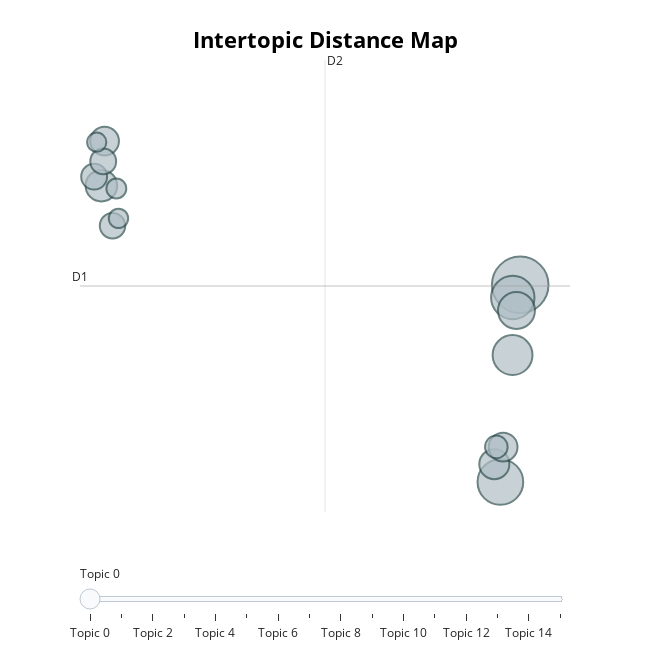

Here is the notebook cell this chart was saved with:
### Code cell
topic_model.visualize_topics()

### Figure 1 — Plotly figure (JSON) as saved in the notebook; plotly's stock layout.template omitted (floating-point values rounded to 4 significant figures)
{"data": [{"customdata": [[0, "vaccine | covid | technology | shot | vaccinated", 1102], [1, "covid | miss | eye | tear | test", 718], [2, "technology | information | wait | covid | pandemic", 648], [3, "pandemic | time | wait | inflation | economy", 547], [4, "ending | covid | trump | pandemic | ha", 470], [5, "china | chinese | leak | covid | pandemic", 343], [6, "time | technology | information | covid | miss", 311], [7, "mask | wear | covid | study | masking", 286], [8, "covid | death | died | million | like", 284], [9, "fauci | dr | lab | trump | crack", 230], [10, "conspiracy | covid | time | theory | truth", 229], [11, "time | covid | people | hell | day", 223], [12, "scam | covid | sweden | fund | fraud", 176], [13, "covid | patient | hospital | care | flu", 136], [14, "biden | trump | pandemic | covid | republican", 130], [15, "covid | scientist | virus | government | conspiracy", 127]], "hovertemplate": "<b>Topic %{customdata[0]}</b><br>%{customdata[1]}<br>Size: %{customdata[2]}", "legendgroup": "", "marker": {"color": "#B0BEC5", "line": {"color": "DarkSlateGrey", "width": 2}, "size": [1102, 718, 648, 547, 470, 343, 311, 286, 284, 230, 229, 223, 176, 136, 130, 127], "sizemode": "area", "sizeref": 0.6887, "symbol": "circle"}, "mode": "markers", "name": "", "orientation": "v", "showlegend": false, "type": "scatter", "x": [24.99, 23.5, 24.43, 24.41, 24.71, -6.549, 23.04, 23.7, -6.308, -7.095, -6.412, -5.709, 23.19, -5.422, -5.263, -6.9], "xaxis": "x", "y": [6.693, 3.37, 6.479, 5.51, 6.26, 8.364, 3.67, 3.959, 9.115, 8.516, 8.774, 7.69, 3.962, 8.316, 7.813, 9.097], "yaxis": "y"}], "layout": {"annotations": [{"showarrow": false, "text": "D1", "x": -8.159, "y": 6.673, "yshift": 10}, {"showarrow": false, "text": "D2", "x": 10.29, "xshift": 10, "y": 10.48}], "height": 650, "hoverlabel": {"bgcolor": "white", "font": {"family": "Rockwell", "size": 16}}, "legend": {"itemsizing": "constant", "tracegroupgap": 0}, "margin": {"t": 60}, "shapes": [{"line": {"color": "#CFD8DC", "width": 2}, "type": "line", "x0": 10.29, "x1": 10.29, "y0": 2.864, "y1": 10.48}, {"line": {"color": "#9E9E9E", "width": 2}, "type": "line", "x0": -8.159, "x1": 28.74, "y0": 6.673, "y1": 6.673}], "sliders": [{"active": 0, "pad": {"t": 50}, "steps": [{"args": [{"marker.color": [["red", "#B0BEC5", "#B0BEC5", "#B0BEC5", "#B0BEC5", "#B0BEC5", "#B0BEC5", "#B0BEC5", "#B0BEC5", "#B0BEC5", "#B0BEC5", "#B0BEC5", "#B0BEC5", "#B0BEC5", "#B0BEC5", "#B0BEC5"]]}], "label": "Topic 0", "method": "update"}, {"args": [{"marker.color": [["#B0BEC5", "red", "#B0BEC5", "#B0BEC5", "#B0BEC5", "#B0BEC5", "#B0BEC5", "#B0BEC5", "#B0BEC5", "#B0BEC5", "#B0BEC5", "#B0BEC5", "#B0BEC5", "#B0BEC5", "#B0BEC5", "#B0BEC5"]]}], "label": "Topic 1", "method": "update"}, {"args": [{"marker.color": [["#B0BEC5", "#B0BEC5", "red", "#B0BEC5", "#B0BEC5", "#B0BEC5", "#B0BEC5", "#B0BEC5", "#B0BEC5", "#B0BEC5", "#B0BEC5", "#B0BEC5", "#B0BEC5", "#B0BEC5", "#B0BEC5", "#B0BEC5"]]}], "label": "Topic 2", "method": "update"}, {"args": [{"marker.color": [["#B0BEC5", "#B0BEC5", "#B0BEC5", "red", "#B0BEC5", "#B0BEC5", "#B0BEC5", "#B0BEC5", "#B0BEC5", "#B0BEC5", "#B0BEC5", "#B0BEC5", "#B0BEC5", "#B0BEC5", "#B0BEC5", "#B0BEC5"]]}], "label": "Topic 3", "method": "update"}, {"args": [{"marker.color": [["#B0BEC5", "#B0BEC5", "#B0BEC5", "#B0BEC5", "red", "#B0BEC5", "#B0BEC5", "#B0BEC5", "#B0BEC5", "#B0BEC5", "#B0BEC5", "#B0BEC5", "#B0BEC5", "#B0BEC5", "#B0BEC5", "#B0BEC5"]]}], "label": "Topic 4", "method": "update"}, {"args": [{"marker.color": [["#B0BEC5", "#B0BEC5", "#B0BEC5", "#B0BEC5", "#B0BEC5", "red", "#B0BEC5", "#B0BEC5", "#B0BEC5", "#B0BEC5", "#B0BEC5", "#B0BEC5", "#B0BEC5", "#B0BEC5", "#B0BEC5", "#B0BEC5"]]}], "label": "Topic 5", "method": "update"}, {"args": [{"marker.color": [["#B0BEC5", "#B0BEC5", "#B0BEC5", "#B0BEC5", "#B0BEC5", "#B0BEC5", "red", "#B0BEC5", "#B0BEC5", "#B0BEC5", "#B0BEC5", "#B0BEC5", "#B0BEC5", "#B0BEC5", "#B0BEC5", "#B0BEC5"]]}], "label": "Topic 6", "method": "update"}, {"args": [{"marker.color": [["#B0BEC5", "#B0BEC5", "#B0BEC5", "#B0BEC5", "#B0BEC5", "#B0BEC5", "#B0BEC5", "red", "#B0BEC5", "#B0BEC5", "#B0BEC5", "#B0BEC5", "#B0BEC5", "#B0BEC5", "#B0BEC5", "#B0BEC5"]]}], "label": "Topic 7", "method": "update"}, {"args": [{"marker.color": [["#B0BEC5", "#B0BEC5", "#B0BEC5", "#B0BEC5", "#B0BEC5", "#B0BEC5", "#B0BEC5", "#B0BEC5", "red", "#B0BEC5", "#B0BEC5", "#B0BEC5", "#B0BEC5", "#B0BEC5", "#B0BEC5", "#B0BEC5"]]}], "label": "Topic 8", "method": "update"}, {"args": [{"marker.color": [["#B0BEC5", "#B0BEC5", "#B0BEC5", "#B0BEC5", "#B0BEC5", "#B0BEC5", "#B0BEC5", "#B0BEC5", "#B0BEC5", "red", "#B0BEC5", "#B0BEC5", "#B0BEC5", "#B0BEC5", "#B0BEC5", "#B0BEC5"]]}], "label": "Topic 9", "method": "update"}, {"args": [{"marker.color": [["#B0BEC5", "#B0BEC5", "#B0BEC5", "#B0BEC5", "#B0BEC5", "#B0BEC5", "#B0BEC5", "#B0BEC5", "#B0BEC5", "#B0BEC5", "red", "#B0BEC5", "#B0BEC5", "#B0BEC5", "#B0BEC5", "#B0BEC5"]]}], "label": "Topic 10", "method": "update"}, {"args": [{"marker.color": [["#B0BEC5", "#B0BEC5", "#B0BEC5", "#B0BEC5", "#B0BEC5", "#B0BEC5", "#B0BEC5", "#B0BEC5", "#B0BEC5", "#B0BEC5", "#B0BEC5", "red", "#B0BEC5", "#B0BEC5", "#B0BEC5", "#B0BEC5"]]}], "label": "Topic 11", "method": "update"}, {"args": [{"marker.color": [["#B0BEC5", "#B0BEC5", "#B0BEC5", "#B0BEC5", "#B0BEC5", "#B0BEC5", "#B0BEC5", "#B0BEC5", "#B0BEC5", "#B0BEC5", "#B0BEC5", "#B0BEC5", "red", "#B0BEC5", "#B0BEC5", "#B0BEC5"]]}], "label": "Topic 12", "method": "update"}, {"args": [{"marker.color": [["#B0BEC5", "#B0BEC5", "#B0BEC5", "#B0BEC5", "#B0BEC5", "#B0BEC5", "#B0BEC5", "#B0BEC5", "#B0BEC5", "#B0BEC5", "#B0BEC5", "#B0BEC5", "#B0BEC5", "red", "#B0BEC5", "#B0BEC5"]]}], "label": "Topic 13", "method": "update"}, {"args": [{"marker.color": [["#B0BEC5", "#B0BEC5", "#B0BEC5", "#B0BEC5", "#B0BEC5", "#B0BEC5", "#B0BEC5", "#B0BEC5", "#B0BEC5", "#B0BEC5", "#B0BEC5", "#B0BEC5", "#B0BEC5", "#B0BEC5", "red", "#B0BEC5"]]}], "label": "Topic 14", "method": "update"}, {"args": [{"marker.color": [["#B0BEC5", "#B0BEC5", "#B0BEC5", "#B0BEC5", "#B0BEC5", "#B0BEC5", "#B0BEC5", "#B0BEC5", "#B0BEC5", "#B0BEC5", "#B0BEC5", "#B0BEC5", "#B0BEC5", "#B0BEC5", "#B0BEC5", "red"]]}], "label": "Topic 15", "method": "update"}]}], "title": {"font": {"color": "Black", "size": 22}, "text": "<b>Intertopic Distance Map</b>", "x": 0.5, "xanchor": "center", "y": 0.95, "yanchor": "top"}, "width": 650, "xaxis": {"anchor": "y", "domain": [0, 1], "range": [-8.159, 28.74], "title": {"text": ""}, "visible": false}, "yaxis": {"anchor": "x", "domain": [0, 1], "range": [2.864, 10.48], "title": {"text": ""}, "visible": false}}}
